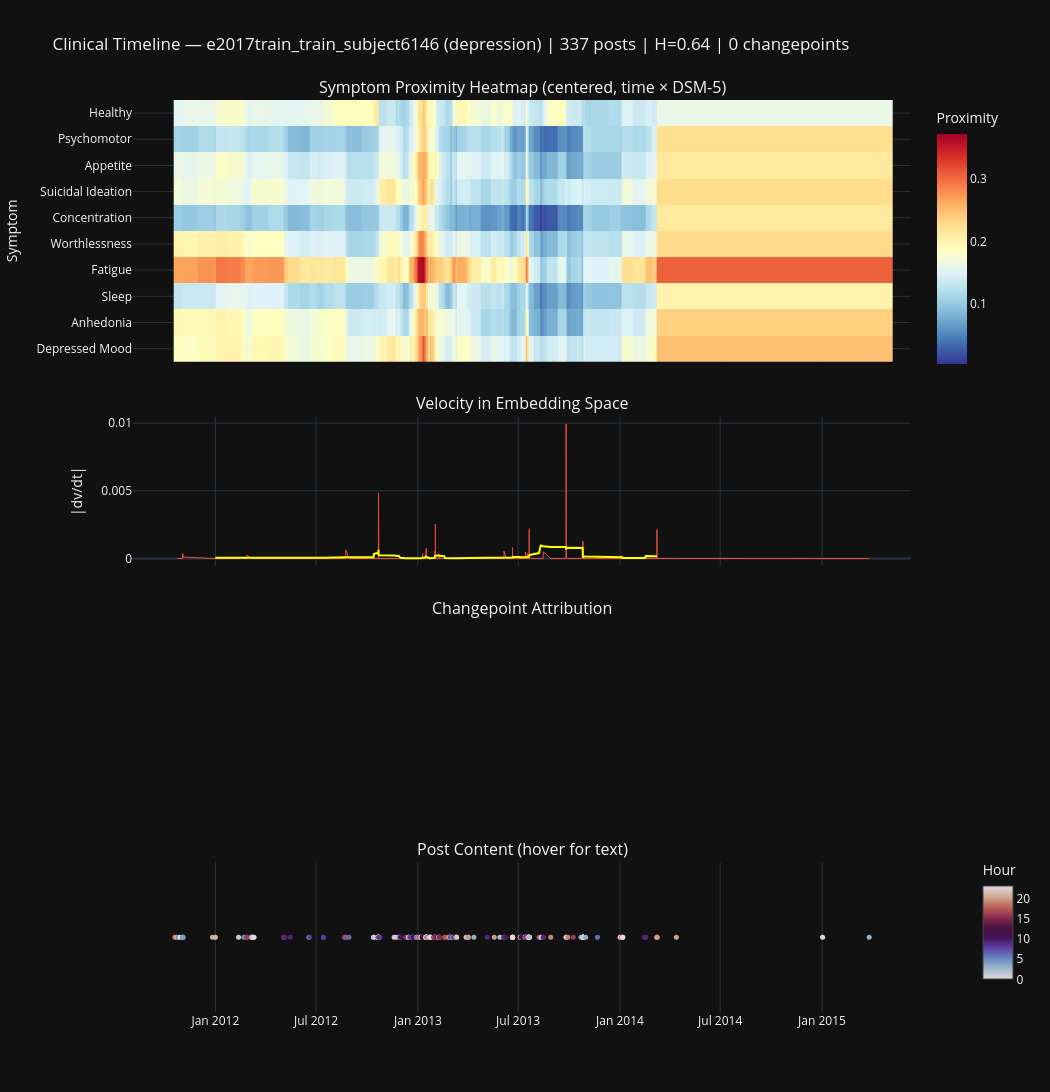

Notebook code cell kept with this figure:
### Code cell
# Run clinical timeline for a depression user
case_dep = sample_dep[0]
cp_dep = clinical_timeline(case_dep)

### Figure 1 — Plotly figure (JSON) as saved in the notebook; plotly's stock layout.template omitted (floating-point values rounded to 4 significant figures; data arrays with more than 128 entries replaced by an {"elided": "..."} marker saying what was removed)
{"data": [{"colorbar": {"len": 0.3, "title": {"text": "Proximity"}, "x": 1.02, "y": 0.85}, "colorscale": [[0, "rgb(49,54,149)"], [0.1, "rgb(69,117,180)"], [0.2, "rgb(116,173,209)"], [0.3, "rgb(171,217,233)"], [0.4, "rgb(224,243,248)"], [0.5, "rgb(255,255,191)"], [0.6, "rgb(254,224,144)"], [0.7, "rgb(253,174,97)"], [0.8, "rgb(244,109,67)"], [0.9, "rgb(215,48,39)"], [1, "rgb(165,0,38)"]], "hovertemplate": "%{x}<br>%{y}: %{z:.3f}<extra></extra>", "type": "heatmap", "x": {"elided": "337 str values"}, "xaxis": "x", "y": ["Depressed\nMood", "Anhedonia", "Sleep", "Fatigue", "Worthlessness", "Concentration", "Suicidal\nIdeation", "Appetite", "Psychomotor", "Healthy"], "yaxis": "y", "z": {"elided": "10x337 float values"}}, {"line": {"color": "#e74c3c", "width": 1}, "mode": "lines", "showlegend": false, "type": "scatter", "x": {"elided": "336 str values"}, "xaxis": "x2", "y": {"elided": "336 float values"}, "yaxis": "y2"}, {"line": {"color": "yellow", "width": 2}, "mode": "lines", "showlegend": false, "type": "scatter", "x": {"elided": "336 str values"}, "xaxis": "x2", "y": {"elided": "336 float values"}, "yaxis": "y2"}, {"hovertemplate": "<b>%{text}</b><br>%{x}<extra></extra>", "marker": {"color": {"elided": "337 int values"}, "colorbar": {"len": 0.15, "title": {"text": "Hour"}, "x": 1.08, "y": 0.1}, "colorscale": [[0, "#e2d9e2"], [0.1111, "#9ebbc9"], [0.2222, "#6785be"], [0.3333, "#5e43a5"], [0.4444, "#421257"], [0.5556, "#471340"], [0.6667, "#8e2c50"], [0.7778, "#ba6657"], [0.8889, "#ceac94"], [1, "#e2d9e2"]], "size": 5}, "mode": "markers", "showlegend": false, "text": {"elided": "337 str values"}, "type": "scatter", "x": {"elided": "337 str values"}, "xaxis": "x4", "y": {"elided": "337 int values"}, "yaxis": "y4"}], "layout": {"annotations": [{"font": {"size": 16}, "showarrow": false, "text": "Symptom Proximity Heatmap (centered, time × DSM-5)", "x": 0.5, "xanchor": "center", "xref": "paper", "y": 1, "yanchor": "bottom", "yref": "paper"}, {"font": {"size": 16}, "showarrow": false, "text": "Velocity in Embedding Space", "x": 0.5, "xanchor": "center", "xref": "paper", "y": 0.653, "yanchor": "bottom", "yref": "paper"}, {"font": {"size": 16}, "showarrow": false, "text": "Changepoint Attribution", "x": 0.5, "xanchor": "center", "xref": "paper", "y": 0.429, "yanchor": "bottom", "yref": "paper"}, {"font": {"size": 16}, "showarrow": false, "text": "Post Content (hover for text)", "x": 0.5, "xanchor": "center", "xref": "paper", "y": 0.164, "yanchor": "bottom", "yref": "paper"}], "height": 1100, "showlegend": false, "title": {"text": "Clinical Timeline — e2017train_train_subject6146 (depression) | 337 posts | H=0.64 | 0 changepoints"}, "width": 1050, "xaxis": {"anchor": "y", "domain": [0, 1], "matches": "x4", "showticklabels": false}, "xaxis2": {"anchor": "y2", "domain": [0, 1], "matches": "x4", "showticklabels": false}, "xaxis3": {"anchor": "y3", "domain": [0, 1], "matches": "x4", "showticklabels": false}, "xaxis4": {"anchor": "y4", "domain": [0, 1]}, "yaxis": {"anchor": "x", "domain": [0.713, 1], "title": {"text": "Symptom"}}, "yaxis2": {"anchor": "x2", "domain": [0.489, 0.653], "title": {"text": "|dv/dt|"}}, "yaxis3": {"anchor": "x3", "domain": [0.224, 0.429], "title": {"text": "Severity"}}, "yaxis4": {"anchor": "x4", "domain": [0, 0.164], "visible": false}}}
